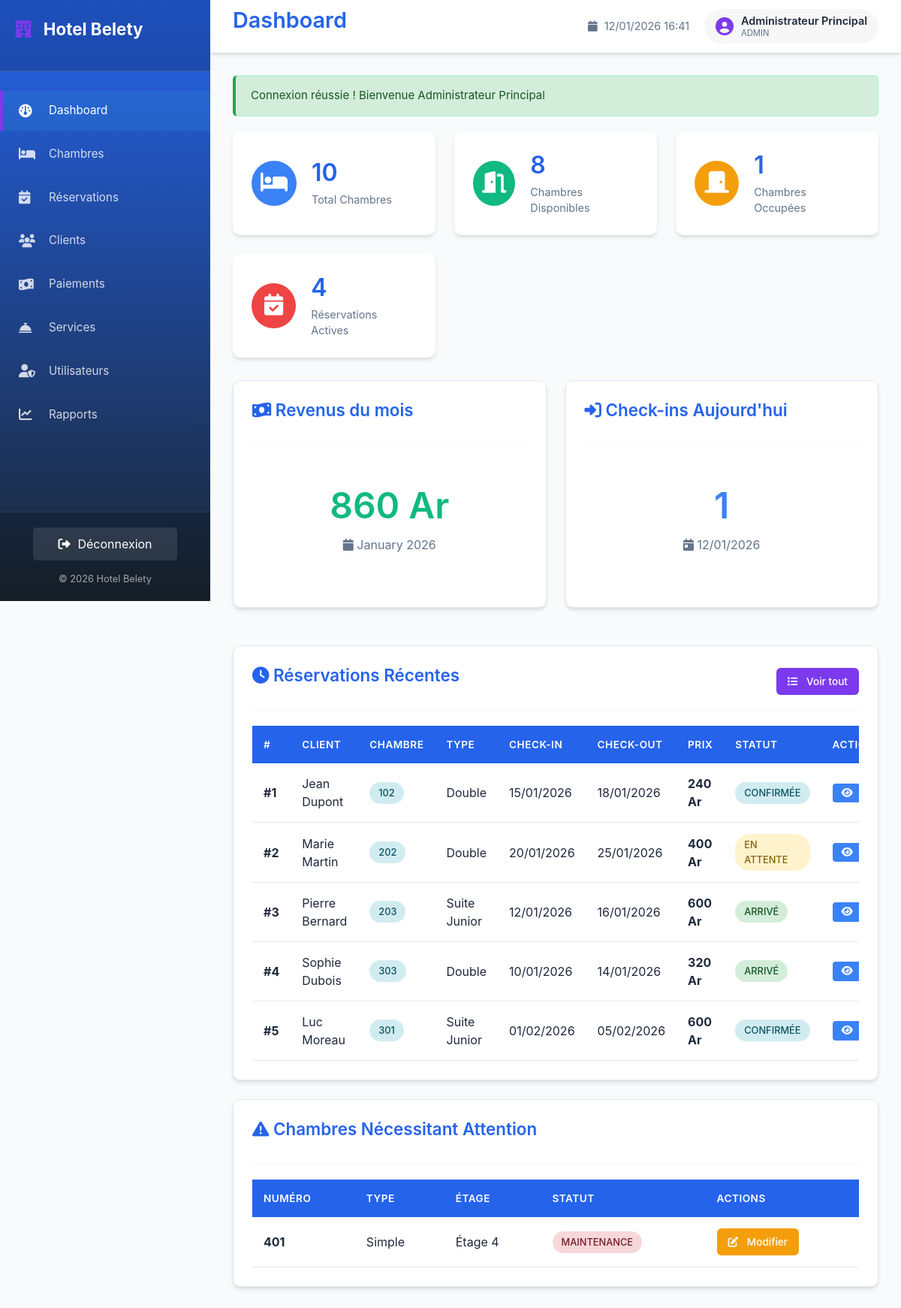
/index.php (signed in), run on the app's committed database.
### tables this page shows
CREATE TABLE IF NOT EXISTS reservations (
    id INT AUTO_INCREMENT PRIMARY KEY,
    client_id INT NOT NULL,
    room_id INT NOT NULL,
    check_in_date DATE NOT NULL,
    check_out_date DATE NOT NULL,
    number_of_guests INT NOT NULL,
    total_price DECIMAL(10,2) NOT NULL,
    status ENUM('pending', 'confirmed', 'checked_in', 'checked_out', 'cancelled') DEFAULT 'pending',
    payment_status ENUM('unpaid', 'partial', 'paid', 'refunded') DEFAULT 'unpaid',
    special_requests TEXT,
    created_by INT,
    created_at TIMESTAMP DEFAULT CURRENT_TIMESTAMP,
    updated_at TIMESTAMP DEFAULT CURRENT_TIMESTAMP ON UPDATE CURRENT_TIMESTAMP,
    FOREIGN KEY (client_id) REFERENCES clients(id) ON DELETE RESTRICT,
    FOREIGN KEY (room_id) REFERENCES rooms(id) ON DELETE RESTRICT,
    FOREIGN KEY (created_by) REFERENCES users(id) ON DELETE SET NULL,
    INDEX idx_dates (check_in_date, check_out_date),
    INDEX idx_status (status)
);

CREATE TABLE IF NOT EXISTS rooms (
    id INT AUTO_INCREMENT PRIMARY KEY,
    room_number VARCHAR(10) UNIQUE NOT NULL,
    room_type_id INT NOT NULL,
    floor INT NOT NULL,
    status ENUM('available', 'occupied', 'maintenance', 'cleaning') DEFAULT 'available',
    description TEXT,
    image_url VARCHAR(255),
    created_at TIMESTAMP DEFAULT CURRENT_TIMESTAMP,
    updated_at TIMESTAMP DEFAULT CURRENT_TIMESTAMP ON UPDATE CURRENT_TIMESTAMP,
    FOREIGN KEY (room_type_id) REFERENCES room_types(id) ON DELETE RESTRICT
);

CREATE TABLE IF NOT EXISTS room_types (
    id INT AUTO_INCREMENT PRIMARY KEY,
    type_name VARCHAR(50) NOT NULL,
    description TEXT,
    base_price DECIMAL(10,2) NOT NULL,
    capacity INT NOT NULL,
    created_at TIMESTAMP DEFAULT CURRENT_TIMESTAMP
);

### index.php (the view, shortened to what this page needs)
<?php
require_once 'includes/config.php';
$page_title = 'Dashboard';
try {
    $stmt = $pdo->query("SELECT COUNT(*) as total FROM rooms");
    $totalRooms = $stmt->fetch()['total'];
    $stmt = $pdo->query("SELECT COUNT(*) as total FROM rooms WHERE status = 'available'");
    $availableRooms = $stmt->fetch()['total'];
    $stmt = $pdo->query("SELECT COUNT(*) as total FROM rooms WHERE status = 'occupied'");
    $occupiedRooms = $stmt->fetch()['total'];
    $stmt = $pdo->query("SELECT COUNT(*) as total FROM reservations WHERE status IN ('confirmed', 'checked_in')");
    $activeReservations = $stmt->fetch()['total'];
    $stmt = $pdo->query("SELECT COUNT(*) as total FROM reservations WHERE DATE(check_in_date) = CURDATE()");
    $todayCheckIns = $stmt->fetch()['total'];
    $stmt = $pdo->query("SELECT COALESCE(SUM(amount), 0) as total FROM payments WHERE MONTH(payment_date) = MONTH(CURDATE()) AND YEAR(payment_date) = YEAR(CURDATE())");
    $monthlyRevenue = $stmt->fetch()['total'];
    $stmt = $pdo->query("
        SELECT
            r.id,
            r.check_in_date,
            r.check_out_date,
            r.status,
            r.total_price,
            CONCAT(c.first_name, ' ', c.last_name) as client_name,
            rm.room_number,
            rt.type_name
        FROM reservations r
        JOIN clients c ON r.client_id = c.id
        JOIN rooms rm ON r.room_id = rm.id
        JOIN room_types rt ON rm.room_type_id = rt.id
        ORDER BY r.created_at DESC
        LIMIT 10
    ");
    $recentReservations = $stmt->fetchAll();
    $stmt = $pdo->query("
        SELECT
            r.id,
            r.room_number,
            r.status,
            rt.type_name,
            r.floor
        FROM rooms r
        JOIN room_types rt ON r.room_type_id = rt.id
        WHERE r.status IN ('maintenance', 'cleaning')
        ORDER BY r.room_number
    ");
    $roomsNeedingAttention = $stmt->fetchAll();
} catch (PDOException $e) {
    setErrorMessage('Erreur lors de la récupération des données : ' . $e->getMessage());
}
include 'includes/header.php';
?>
<div class="stats-grid">
    <div class="stat-card">
        <div class="stat-icon blue">
            <i class="fas fa-bed"></i>
        </div>
        <div class="stat-details">
            <h3 id="stat-total-rooms"><?php echo $totalRooms; ?></h3>
            <p>Total Chambres</p>
        </div>
    </div>
    <div class="stat-card">
        <div class="stat-icon green">
            <i class="fas fa-door-open"></i>
        </div>
        <div class="stat-details">
            <h3 id="stat-available-rooms"><?php echo $availableRooms; ?></h3>
            <p>Chambres Disponibles</p>
        </div>
    </div>
    <div class="stat-card">
        <div class="stat-icon orange">
            <i class="fas fa-door-closed"></i>
        </div>
        <div class="stat-details">
            <h3 id="stat-occupied-rooms"><?php echo $occupiedRooms; ?></h3>
            <p>Chambres Occupées</p>
        </div>
    </div>
    <div class="stat-card">
        <div class="stat-icon red">
            <i class="fas fa-calendar-check"></i>
        </div>
        <div class="stat-details">
            <h3 id="stat-active-reservations"><?php echo $activeReservations; ?></h3>
            <p>Réservations Actives</p>
        </div>
    </div>
</div>
<div style="display: grid; grid-template-columns: 1fr 1fr; gap: 25px; margin-bottom: 25px;">
    <div class="card">
        <div class="card-header">
            <h2><i class="fas fa-money-bill-wave"></i> Revenus du mois</h2>
        </div>
        <div style="text-align: center; padding: 30px 0;">
            <h1 style="color: var(--success-color); font-size: 3rem; margin: 0;">
                <?php echo formatPrice($monthlyRevenue); ?>
            </h1>
            <p style="color: var(--light-text); margin-top: 10px;">
                <i class="fas fa-calendar"></i> <?php echo date('F Y'); ?>
            </p>
        </div>
    </div>
    <div class="card">
        <div class="card-header">
            <h2><i class="fas fa-sign-in-alt"></i> Check-ins Aujourd'hui</h2>
        </div>
        <div style="text-align: center; padding: 30px 0;">
            <h1 style="color: var(--info-color); font-size: 3rem; margin: 0;">
                <?php echo $todayCheckIns; ?>
            </h1>
            <p style="color: var(--light-text); margin-top: 10px;">
                <i class="fas fa-calendar-day"></i> <?php echo formatDate(date('Y-m-d')); ?>
            </p>
        </div>
    </div>
</div>
<div class="card">
    <div class="card-header">
        <h2><i class="fas fa-clock"></i> Réservations Récentes</h2>
        <a href="reservations.php" class="btn btn-primary btn-sm">
            <i class="fas fa-list"></i> Voir tout
        </a>
    </div>
    <div class="table-container">
        <table>
            <thead>
                <tr>
                    <th>#</th>
                    <th>Client</th>
                    <th>Chambre</th>
                    <th>Type</th>
                    <th>Check-in</th>
                    <th>Check-out</th>
                    <th>Prix</th>
                    <th>Statut</th>
                    <th>Actions</th>
                </tr>
            </thead>
            <tbody>
                <?php if (empty($recentReservations)): ?>
                <tr>
                    <td colspan="9" class="text-center">Aucune réservation trouvée</td>
                </tr>
                <?php else: ?>
                    <?php foreach ($recentReservations as $reservation): ?>
                    <tr>
                        <td><strong>#<?php echo $reservation['id']; ?></strong></td>
                        <td><?php echo htmlspecialchars($reservation['client_name']); ?></td>
                        <td><span class="badge badge-info"><?php echo htmlspecialchars($reservation['room_number']); ?></span></td>
                        <td><?php echo htmlspecialchars($reservation['type_name']); ?></td>
                        <td><?php echo formatDate($reservation['check_in_date']); ?></td>
                        <td><?php echo formatDate($reservation['check_out_date']); ?></td>
                        <td><strong><?php echo formatPrice($reservation['total_price']); ?></strong></td>
                        <td>
                            <?php
                            $statusClass = '';
                            $statusLabel = '';
                            switch ($reservation['status']) {
                                case 'pending':
                                    $statusClass = 'badge-warning';
                                    $statusLabel = 'En attente';
                                    break;
                                case 'confirmed':
                                    $statusClass = 'badge-info';
                                    $statusLabel = 'Confirmée';
                                    break;
                                case 'checked_in':
                                    $statusClass = 'badge-success';
                                    $statusLabel = 'Arrivé';
                                    break;
                            }
                            ?>
                            <span class="badge <?php echo $statusClass; ?>"><?php echo $statusLabel; ?></span>
                        </td>
                        <td>
                            <div class="actions">
                                <a href="reservations.php?view=<?php echo $reservation['id']; ?>"
                                   class="action-btn action-btn-view">
                                    <i class="fas fa-eye"></i>
                                </a>
                            </div>
                        </td>
                    </tr>
                    <?php endforeach; ?>
                <?php endif; ?>
            </tbody>
        </table>
    </div>
</div>
<?php if (!empty($roomsNeedingAttention)): ?>
<div class="card">
    <div class="card-header">
        <h2><i class="fas fa-exclamation-triangle"></i> Chambres Nécessitant Attention</h2>
    </div>
    <div class="table-container">
        <table>
            <thead>
                <tr>
                    <th>Numéro</th>
                    <th>Type</th>
                    <th>Étage</th>
                    <th>Statut</th>
                    <th>Actions</th>
                </tr>
            </thead>
            <tbody>
                <?php foreach ($roomsNeedingAttention as $room): ?>
                <tr>
                    <td><strong><?php echo htmlspecialchars($room['room_number']); ?></strong></td>
                    <td><?php echo htmlspecialchars($room['type_name']); ?></td>
                    <td>Étage <?php echo $room['floor']; ?></td>
                    <td>
                        <?php if ($room['status'] === 'maintenance'): ?>
                            <span class="badge badge-danger">Maintenance</span>
                        <?php else: ?>
                            <span class="badge badge-warning">Nettoyage</span>
                        <?php endif; ?>
                    </td>
                    <td>
                        <a href="rooms.php?edit=<?php echo $room['id']; ?>" class="btn btn-sm btn-warning">
                            <i class="fas fa-edit"></i> Modifier
                        </a>
                    </td>
                </tr>
                <?php endforeach; ?>
            </tbody>
        </table>
    </div>
</div>
<?php endif; ?>
<?php include 'includes/footer.php'; ?>

### includes/header.php (shortened to what this page needs)
<!DOCTYPE html>
<html lang="fr">
<head>
    <link rel="stylesheet" href="css/style.css">
    <link rel="stylesheet" href="https://cdnjs.cloudflare.com/ajax/libs/font-awesome/6.4.0/css/all.min.css">
</head>
<body>
    <?php if (isLoggedIn()): ?>
    <nav class="sidebar">
        <div class="sidebar-header">
            <h2 style="color: white; font-weight: bold;"><i class="fas fa-hotel"></i> Hotel Belety</h2>
        </div>
        <ul class="sidebar-menu">
            <li><a href="index.php" <?php echo basename($_SERVER['PHP_SELF']) == 'index.php' ? 'class="active"' : ''; ?>>
                <i class="fas fa-dashboard"></i> Dashboard
            </a></li>
            <li><a href="rooms.php" <?php echo basename($_SERVER['PHP_SELF']) == 'rooms.php' ? 'class="active"' : ''; ?>>
                <i class="fas fa-bed"></i> Chambres
            </a></li>
            <li><a href="reservations.php" <?php echo basename($_SERVER['PHP_SELF']) == 'reservations.php' ? 'class="active"' : ''; ?>>
                <i class="fas fa-calendar-check"></i> Réservations
            </a></li>
            <li><a href="clients.php" <?php echo basename($_SERVER['PHP_SELF']) == 'clients.php' ? 'class="active"' : ''; ?>>
                <i class="fas fa-users"></i> Clients
            </a></li>
            <li><a href="payments.php" <?php echo basename($_SERVER['PHP_SELF']) == 'payments.php' ? 'class="active"' : ''; ?>>
                <i class="fas fa-money-bill-wave"></i> Paiements
            </a></li>
            <li><a href="services.php" <?php echo basename($_SERVER['PHP_SELF']) == 'services.php' ? 'class="active"' : ''; ?>>
                <i class="fas fa-concierge-bell"></i> Services
            </a></li>
            <?php if (isAdmin()): ?>
            <li><a href="users.php" <?php echo basename($_SERVER['PHP_SELF']) == 'users.php' ? 'class="active"' : ''; ?>>
                <i class="fas fa-user-shield"></i> Utilisateurs
            </a></li>
            <li><a href="reports.php" <?php echo basename($_SERVER['PHP_SELF']) == 'reports.php' ? 'class="active"' : ''; ?>>
                <i class="fas fa-chart-line"></i> Rapports
            </a></li>
            <?php endif; ?>
        </ul>
        <div class="sidebar-footer">
            <a href="logout.php" class="logout-btn">
                <i class="fas fa-sign-out-alt"></i> Déconnexion
            </a>
            <p>© <?php echo date('Y'); ?> Hotel Belety</p>
        </div>
    </nav>
    <?php endif; ?>
    <div class="main-content <?php echo isLoggedIn() ? 'with-sidebar' : ''; ?>">
        <?php if (isLoggedIn()): ?>
        <header class="top-header">
            <div class="header-left">
                <h1><?php echo $page_title ?? 'Dashboard'; ?></h1>
            </div>
            <div class="header-right">
                <div class="header-user-info">
                    <span class="date-time">
                        <i class="fas fa-calendar"></i> <?php echo date('d/m/Y H:i'); ?>
                    </span>
                    <div class="user-info">
                        <i class="fas fa-user-circle"></i>
                        <div class="user-details">
                            <span><?php echo $_SESSION['full_name'] ?? 'Utilisateur'; ?></span>
                            <small><?php echo $_SESSION['role'] ?? ''; ?></small>
                        </div>
                    </div>
                </div>
            </div>
        </header>
        <?php endif; ?>
        <div class="content-wrapper">
            <?php displayMessages(); ?>

### includes/config.php (shortened to what this page needs)
<?php
function isLoggedIn() {
    return isset($_SESSION['user_id']);
}
function isAdmin() {
    return isset($_SESSION['role']) && $_SESSION['role'] === 'admin';
}
function formatDate($date) {
    return date('d/m/Y', strtotime($date));
}
function formatPrice($price) {
    $price = (float)$price;
    return number_format($price, 0, ' ', ' ') . ' Ar';
}
function displayMessages() {
    if (isset($_SESSION['success_message'])) {
        echo '<div class="alert alert-success">' . $_SESSION['success_message'] . '</div>';
    }
}

### includes/footer.php (shortened to what this page needs)
        </div>
    </div>
</body>
</html>

### data on the page
reservations: id "1", client_name "Jean Dupont", room.room_number "102", room_types.type_name "Double", check_in_date "15/01/2026", check_out_date "18/01/2026", total_price "240 Ar", status "CONFIRMÉE"
reservations: id "2", client_name "Marie Martin", room.room_number "202", room_types.type_name "Double", check_in_date "20/01/2026", check_out_date "25/01/2026", total_price "400 Ar", status "EN ATTENTE"
reservations: id "3", client_name "Pierre Bernard", room.room_number "203", room_types.type_name "Suite Junior", check_in_date "12/01/2026", check_out_date "16/01/2026", total_price "600 Ar", status "ARRIVÉ"
reservations: id "4", client_name "Sophie Dubois", room.room_number "303", room_types.type_name "Double", check_in_date "10/01/2026", check_out_date "14/01/2026", total_price "320 Ar", status "ARRIVÉ"
reservations: id "5", client_name "Luc Moreau", room.room_number "301", room_types.type_name "Suite Junior", check_in_date "01/02/2026", check_out_date "05/02/2026", total_price "600 Ar", status "CONFIRMÉE"
rooms: room_number "401", room_type.type_name "Simple", floor "4", status "MAINTENANCE"

### other printed values
$page_title "Dashboard"
$_SESSION['full_name'] "Administrateur Principal"
$_SESSION['role'] "ADMIN"
$_SESSION['success_message'] "Connexion réussie ! Bienvenue Administrateur Principal"
$totalRooms "10"
$availableRooms "8"
$occupiedRooms "1"
$activeReservations "4"
formatPrice($monthlyRevenue) "860 Ar"
$todayCheckIns "1"
